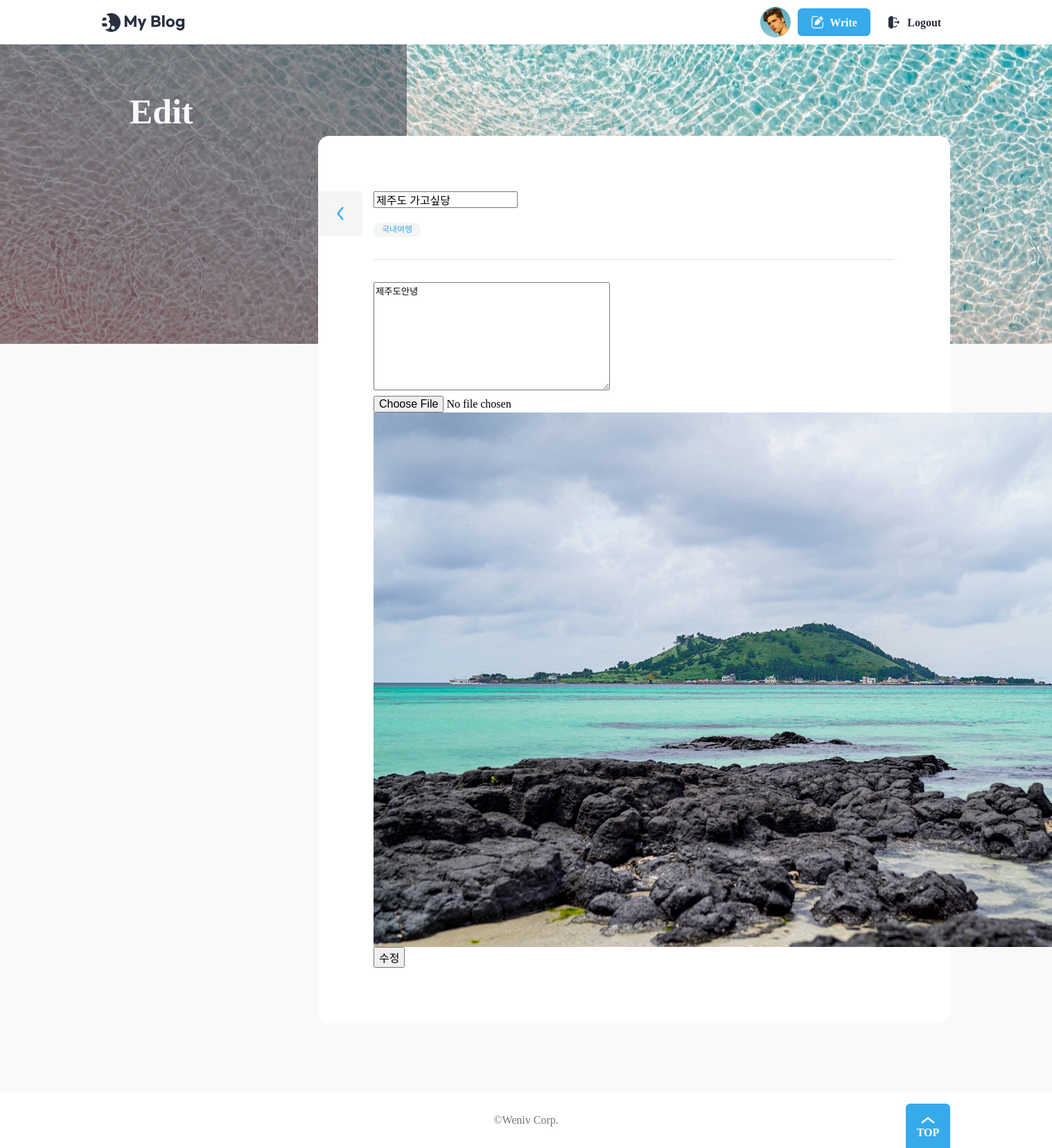
Before: /blog/detail/18/edit/ with the older database file.
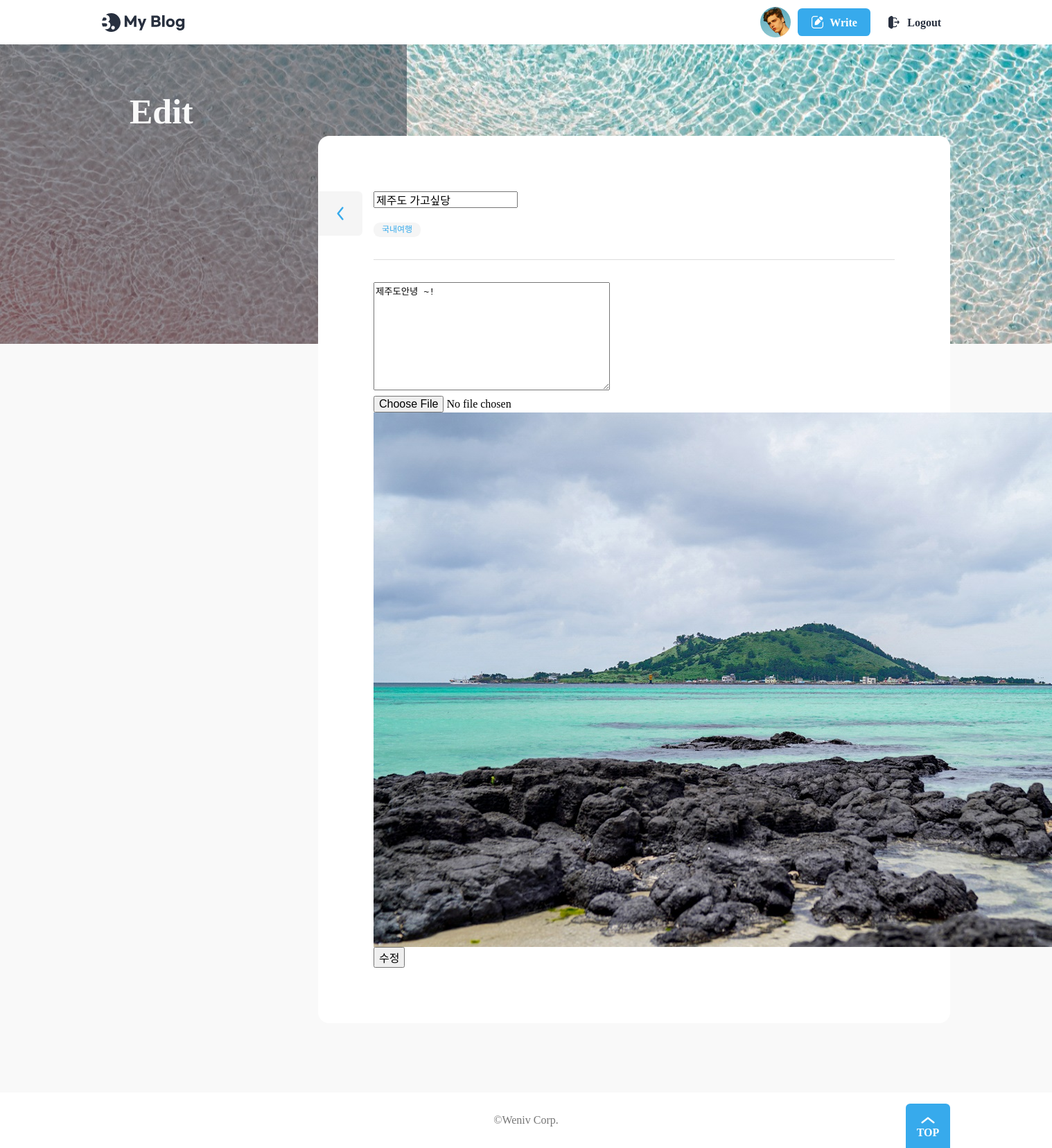
After: the same page with the newer database file.
### blog/models.py (models this page shows, shortened)
class Post(models.Model):
    title = models.CharField(max_length=30)
    content = models.TextField()
    writer = models.ForeignKey(User, on_delete=models.CASCADE)
    category = models.CharField(max_length=10)
    created_at = models.DateTimeField(auto_now_add=True)
    updated_at = models.DateTimeField(auto_now=True)
    hit = models.PositiveIntegerField(default=0)
    image = models.ImageField(upload_to = "images/", null=True, blank=True)

### blog/views.py (the view, shortened to what this page needs)
# urls.py: path("detail/<int:pk>/edit/", views.Update.as_view(), name="edit"),
class Update(View):
    def get(self, request, pk): # post_id
        post = Post.objects.get(pk=pk)
        form = PostForm(instance=post)
        context = {
            'form': form,
            'post': post
        }
        return render(request, 'blog/post_edit.html', context)

### blog/forms.py
class PostForm(forms.ModelForm):
    YOUR_CHOICES = [
    ("국내여행", "국내여행"),
    ("해외여행", "해외여행"),
    ("먹방여행", "먹방여행"),
    ("자연여행", "자연여행"),
    ("액티비티", "액티비티"),
    ]
    category = forms.ChoiceField(choices=YOUR_CHOICES)
    class Meta:
        model = Post
        fields = ["title", "category","content", "image"]
        widgets = {
            "title": forms.TextInput(attrs={"placeholder": "Enter the title"}),
            "content": forms.Textarea(attrs={"placeholder": "Enter the content"}),
        }

### blog/templates/blog/post_edit.html (shortened to what this page needs)
{% load static %}
<!DOCTYPE html>
<html lang="ko-KR">
	<head>
		<link rel="stylesheet" href="{% static 'css/reset.css' %}" />
		<link rel="stylesheet" as="style" crossorigin href="https://cdn.jsdelivr.net/gh/orioncactus/pretendard/dist/web/static/pretendard.css" />
		<link rel="stylesheet" href="{% static 'css/global.css' %}" />
		<link rel="stylesheet" href="{% static 'css/header.css' %}" />
		<link rel="stylesheet" href="{% static 'css/footer.css' %}" />
		<link rel="stylesheet" href="{% static 'css/button.css' %}" />
		<link rel="stylesheet" href="{% static 'css/banner.css' %}" />
		<link rel="stylesheet" href="{% static 'css/category.css' %}" />
		<link rel="stylesheet" href="{% static 'css/author.css' %}" />
		<link rel="stylesheet" href="{% static 'css/wrapbox.css' %}" />
		<link rel="stylesheet" href="{% static 'css/view.css' %}" />
	</head>
	<body>
		<header>
			<div class="max-width">
				<h1>
					<a href="{% url 'blog:list' %}">
						<img src="{% static 'assets/Logo.svg' %}" alt="My Blog" />
					</a>
				</h1>
				<ul>
					<li class="profile-img">
						<a href="#">
							<img src="{% static 'assets/profile.jpg' %}" alt="My Page" />
						</a>
					</li>
					<li>
						<a href="#" class="button">
							<img src="{% static 'assets/icon-modify-white.svg' %}" alt="" />
							<span>Write</span>
						</a>
					</li>
					<li>
						<button class="button white">
							<img src="{% static 'assets/icon-logout.svg' %}" alt="" />
							<span>Logout</span>
						</button>
					</li>
				</ul>
			</div>
		</header>
		<div class="banner" style="background-image: url({% static 'images/post-background5.jpg' %})">
			<div class="max-width">
        <div class="banner-contents">
					<p class="today">Edit</p>
				</div>
			</div>
		</div>
    {% block content %}
		<div class="view">
			<div class="max-width">
				<section class="wrap-box">
					<div class="inner">
            <form action="{% url 'blog:edit' pk=post.pk %}" method="post" enctype="multipart/form-data">
              <div class="title-wrap">
                  <div>
                    <inp>{{ form.title }}</inp>
                  </div>
              </div>
            <dl class="category">
                <dd>{{ post.category }}</dd>
            </dl>
              <hr />
              <div class="view-contents">
                <p>
                  {{ form.content }}
                </p>
              </div>
              <div class="image-box">
								<input type="file" id="id_image" name="image" onchange="readURL(this);">
								<img id="preview" src="{% if post.image %}{{ post.image.url }}{% else %}{% static 'images/default.png' %}{% endif %}" alt="Image Preview">
							</div>
              <input type="submit" value="수정">
            </form>
            <a href="{% url 'blog:list' %}" class="btn-back">
            </a>
					</div>
				</section>
			</div>
		</div>
    {% endblock %}
		<footer>
			<div class="max-width">
				<h2>©Weniv Corp.</h2>
				<button class="top-button">TOP</button>
			</div>
		</footer>
	</body>
</html>

Changed rows visible on the page:
changed Post "국내여행": content "제주도안녕" → "제주도안녕 ~!"
